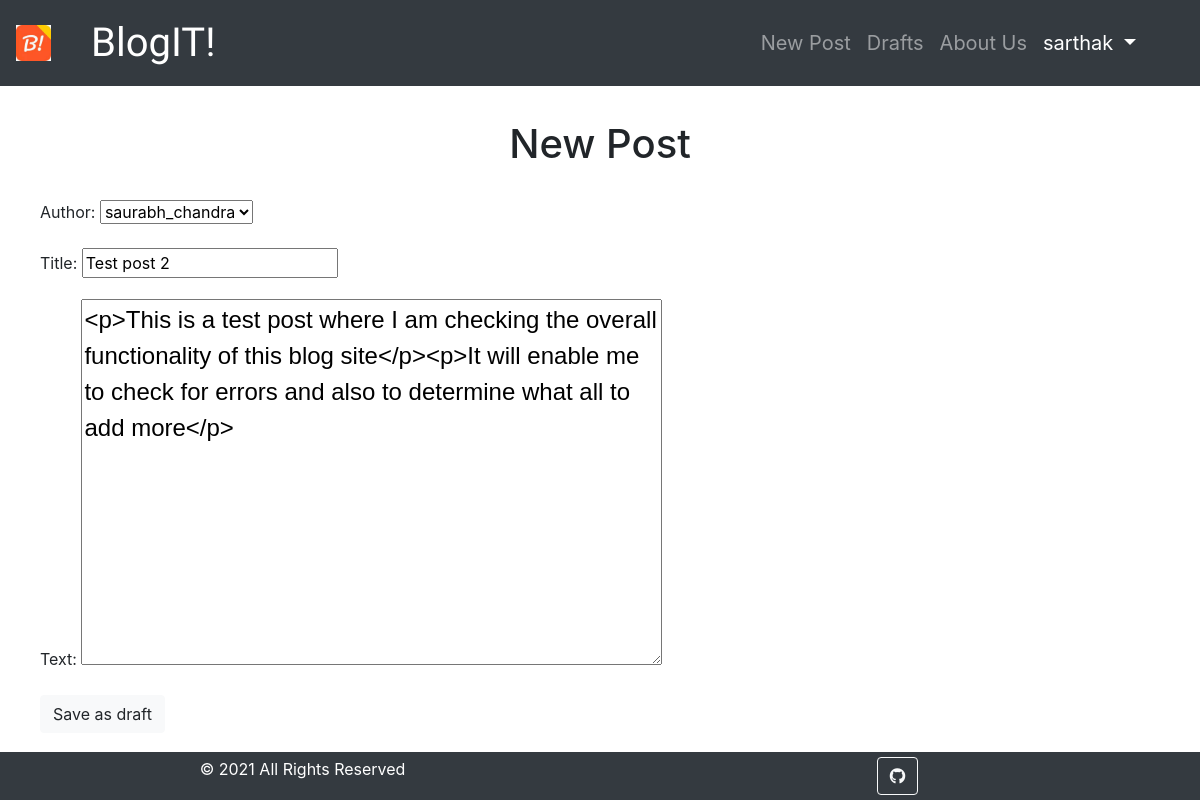
The app's page /post/10/edit/ (signed in) with its own data.
### blog/models.py (models this page shows, shortened)
class Post(models.Model):
    author = models.ForeignKey('auth.User', on_delete=models.CASCADE)
    title = models.CharField(max_length=200)
    text = models.TextField()
    created_date = models.DateTimeField(default=timezone.now)
    published_date = models.DateTimeField(blank=True,null=True)

### blog/views.py (the view)
# urls.py: url(r'^post/(?P<pk>\d+)/edit/$',views.PostUpdateView.as_view(),name='post_edit'),
class PostUpdateView(LoginRequiredMixin,UpdateView):
    login_url = '/login/'
    redirect_field_name = 'blog/post_detail.html'
    form_class = PostForm
    model = Post

### blog/forms.py
class PostForm(forms.ModelForm):
    class Meta():
        model = Post
        fields = ('author','title','text')  #editable fields
        widgets = {
            'title':forms.TextInput(attrs={'class':'textinputclass'}),
            'text': forms.Textarea(attrs={'class':'editable medium-editor-textarea postcontent'})
        }

### blog/templates/blog/post_form.html (shortened to what this page needs)
{% extends 'blog/base.html' %}
{% block content %}
    <br><h1 style="text-align: center;">New Post</h1><br>
    <form class="post-form" method="POST">
        {{form.as_p}}
        <button type="submit" class="btn btn-light">Save as draft</button>
    </form>
{% endblock content %}

### blog/templates/blog/base.html (shortened to what this page needs)
<!DOCTYPE html>
{% load static %}
<html>
    <head>
        <link rel="stylesheet" href="{% static 'css/blog.css' %}">
        <link rel="stylesheet" href="https://maxcdn.bootstrapcdn.com/bootstrap/4.5.2/css/bootstrap.min.css">
        <link rel="stylesheet" href="//cdn.jsdelivr.net/npm/medium-editor@latest/dist/css/medium-editor.min.css" type="text/css" media="screen" charset="utf-8">
        <link rel="stylesheet" href="https://use.fontawesome.com/releases/v5.7.0/css/all.css">
    </head>
    <body>
        <nav class="navbar navbar-expand-md bg-dark navbar-dark">
            <img alt="logo" style="width: 3%; height: auto;" class="img-responsive" /></a>
            <a class="navbar-brand bigbrand" href="{% url 'post_list' %}" style="font-size:40px; margin-left: 40px;">BlogIT!</a>
            <div class="collapse navbar-collapse navbar-right" id="collapsibleNavbar">
                <ul class="navbar-nav ml-auto" style="margin-right: 40px; font-size: 20px;">
                    {% if user.is_authenticated %}
                        <li class="nav-item"><a class="nav-link" href="{% url 'post_new' %}">New Post</a></li>
                        <li class="nav-item"><a class="nav-link" href="{% url 'post_draft_list' %}">Drafts</a></li>
                        <li class="nav-item"><a class="nav-link" href="{% url 'about' %}">About Us</a></li>
                        <li class="nav-item dropdown">
                            <a class="nav-link active dropdown-toggle" href="#" id="navbardrop" data-toggle="dropdown">
                                {{user.username}}
                            </a>
                          </li>
                    {% else %}
                        <li class="nav-item"><a class="nav-link" href="{% url 'about' %}">About Us</a></li>
                        <li class="nav-item"><a class="nav-link active" href="{% url 'login'%}">Login <i class="fa fa-user"></i></a></li>
                    {% endif %}
                </ul>
            </div>
        </nav>
        <div class="container" style="padding:10px; padding-bottom:60px;">
            <div class="blog_posts">
                    {% block content %}
                    {% endblock content %}
            </div>
        </div>
        <div class="container-fluid">
            <div class="row bg-dark text-center text-white" style="position: fixed; bottom: 0; width: 100%; padding: 5px;">
                <div class="col">© 2021 All Rights Reserved</div>
                <div class="col"><a class="btn btn-outline-light btn-floating" href="https://github.com/Sarthak196/Blog_Page" target="_blank" role="button"><i class="fab fa-github"></i></a></div>
            </div>
        </div>
    </body>
</html>

### blog/static/css/blog.css (style rules this page uses)
.bigbrand { font-family: 'Courgette', cursive; font-size: 1.5em; color: white; }
.postcontent { font-family: 'Motserrat',sans-serif; font-size: 1.5em; }

### records on screen
Post: author "saurabh_chandra", title "Test post 2", text "<p>This is a test post where I am checking the overall functionality of this blog site</p><p>It will enable me to check for errors and also to determine what all to add more</p>"

### other values on screen
{{ user.username }} "sarthak"
